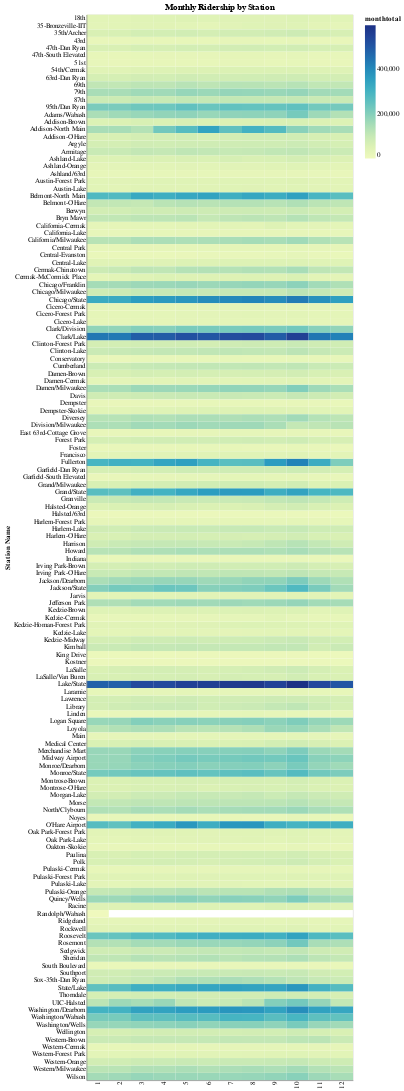

Specify this chart in Vega-Lite:
### Vega-Lite specification from a JSON file in a GitHub repository (floating-point values rounded to 4 significant figures; data arrays with more than 128 entries replaced by an {"elided": "..."} marker saying what was removed)
{"config": {"view": {"continuousWidth": 400, "continuousHeight": 300}}, "data": {"name": "data-741256c104f6a949558b1e115fd63043"}, "mark": "rect", "encoding": {"color": {"condition": {"field": "monthtotal", "type": "quantitative", "selection": "selector001"}, "value": "lightgray"}, "tooltip": [{"field": "stationame", "type": "nominal"}, {"field": "monthtotal", "type": "quantitative"}], "x": {"axis": {"ticks": false, "title": null}, "field": "month", "scale": {"zero": false}, "type": "ordinal"}, "y": {"axis": {"ticks": false, "title": "Station Name"}, "field": "stationame", "scale": {"zero": false}, "type": "nominal"}}, "height": 1600, "selection": {"selector001": {"type": "interval"}}, "title": "Monthly Ridership by Station", "width": 400, "$schema": "https://vega.github.io/schema/vega-lite/v4.17.0.json", "datasets": {"data-741256c104f6a949558b1e115fd63043": {"elided": "1717 records"}}}
